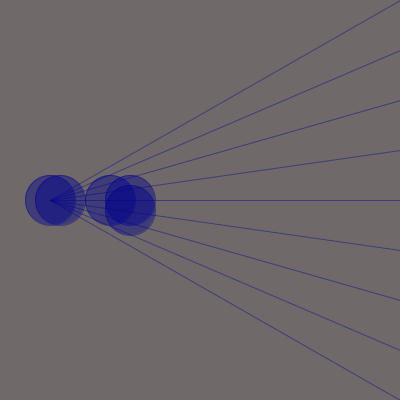
Frame 1 (no input)
Frame 60 (the mouse pressed at the canvas centre just before this capture): identical to frame 1, image omitted
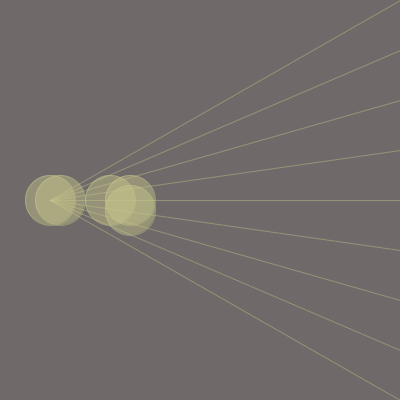
Frame 120 (the mouse held since frame 60 and released just before this capture)

The Processing sketch that drew these frames (run headless with seeded random() and noise(); from frame 60 on, the mouse is pressed at the canvas centre):

// Processing sketch: processing_97484
// ── processing_97484.pde

void setup()
{
size(400,400);
 background(#6F6A69);
smooth(); 

 
}

void draw()
{

 background(#6F6A69);
smooth(); 

// je déclare une variable de type integer
int MaPositionY;

// je lui attribue un chiffre garce au signe =
MaPositionY = 200;

int MaPositionX;
MaPositionX = 50;

   
fill(mouseX,mouseY,140,110);

stroke(mouseX,mouseY,140,110);
// je dessine une ellipse dont la coordonée y est la valeur contenue dans ma variable
ellipse(MaPositionX,MaPositionY,50,50);


line(MaPositionX,MaPositionY,400,250);
line(MaPositionX,MaPositionY,400,200);
line(MaPositionX,MaPositionY,400,300);
line(MaPositionX,MaPositionY,400,100);
line(MaPositionX,MaPositionY,400,350);
line(MaPositionX,MaPositionY,400,400);
line(MaPositionX,MaPositionY,400,150);
line(MaPositionX,MaPositionY,400,50);
line(MaPositionX,MaPositionY,400,0);


MaPositionX = MaPositionX+10;

ellipse(MaPositionX,MaPositionY,50,50);
 
 MaPositionX = MaPositionX+50;
 
 ellipse(MaPositionX,MaPositionY,50,50);
 
 MaPositionX = MaPositionX+20;
 
 ellipse(MaPositionX,MaPositionY,50,50);
 
 MaPositionY = MaPositionY+10;
 
 ellipse(MaPositionX,MaPositionY,50,50);

}
